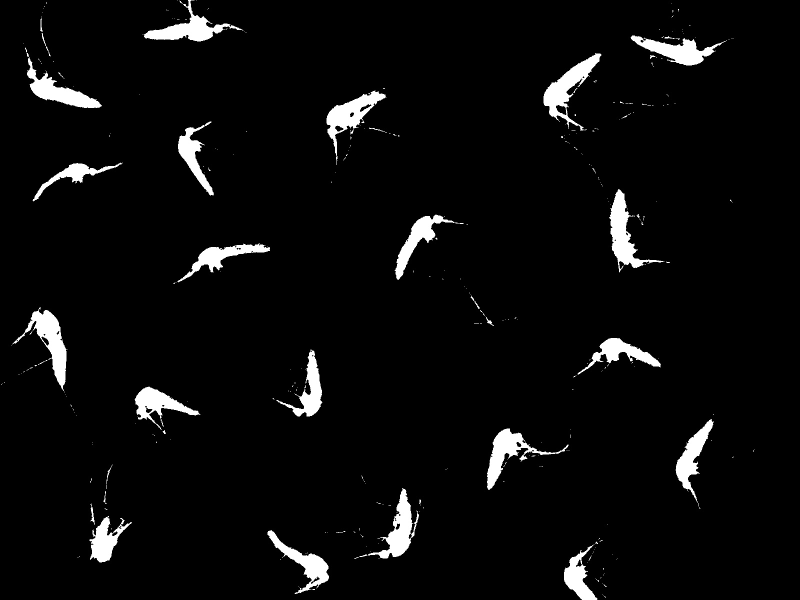
#> input picture mos2.jpg, 1600 x 1200 px (shown at 1/2 size)
$ python Mosquito_dbscan.py   (older library calls are emulated)
#> lines starting #> are read from the running program, lines starting #| are printed output that depends on the picture; after the words box and inside, x2 and y2 are one past the last pixel; in counts of white or black regions, pixels touching at a corner belong together
# -*- coding: utf-8 -*-
"""
===================================
Demo of DBSCAN clustering algorithm
===================================

Finds core samples of high density and expands clusters from them.

"""
print(__doc__)

import numpy as np

from sklearn.cluster import DBSCAN
from sklearn import metrics
from sklearn.datasets.samples_generator import make_blobs
from sklearn.preprocessing import StandardScaler
#from sklearn.datasets import load_sample_image
from sklearn.utils import Bunch
import os
import cv2
# [87 lines left out: functions load_sample_images, load_sample_image, not called in this run]

# #############################################################################
# Generate sample data
#centers = [[1, 1], [-1, -1], [1, -1]]
#X, labels_true = make_blobs(n_samples=750, centers=centers, cluster_std=0.4,
#                            random_state=0)
ROOT_Dir = os.getcwd()
img_Dir = os.path.join(ROOT_Dir, 'images', 'mosquito.jpg')
imgname1 = 'mosquito.jpg'
imgname2 = 'crop_mos.jpg'
imgname3 = 'mos2.jpg'
img = cv2.imread(imgname3)
#> img is the input picture: shape (1200, 1600, 3); min 0, max 255, mean 11.3
img_grey = cv2.cvtColor(img, cv2.COLOR_BGR2GRAY)
retval, im_at_fixed = cv2.threshold(img_grey, 150, 255, cv2.THRESH_BINARY)
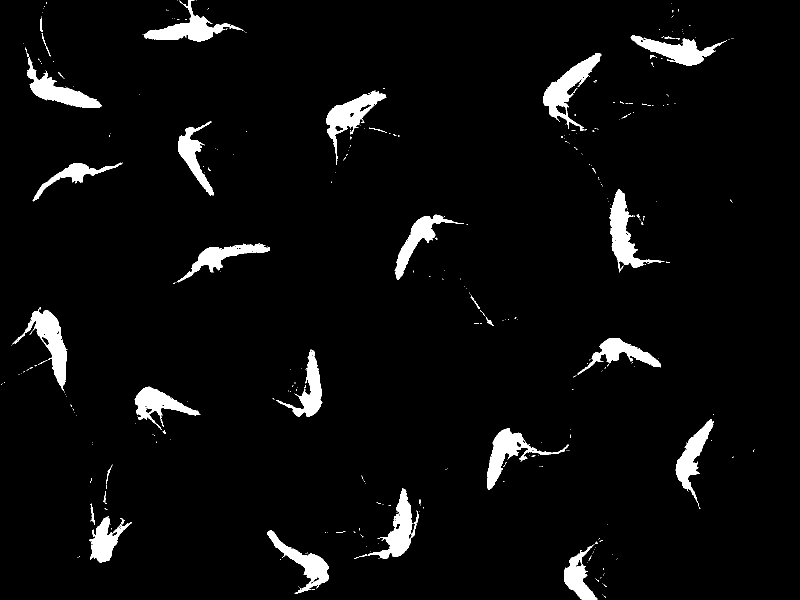
#> im_at_fixed: shape (1200, 1600) (shown at 1/2 size); 4.4% white; 335 white regions (297 under 20 px), largest, box (x1, y1, x2, y2) and area: (1087, 106, 1203, 261) 5294, (25, 614, 133, 783) 5272, (1218, 378, 1329, 545) 5198
#cv2.imshow('image', im_at_fixed)
#im_at_fixed = cv2.imread(imgname3)
points = list()
for i in range(0,im_at_fixed.shape[0]):
    for j in range(0, im_at_fixed.shape[1]):
        if im_at_fixed[i][j] == 0:
            points.append([i,j])
points = np.array(points)
X = points
# [12 lines of commented-out code are left out]
db = DBSCAN(eps=1, min_samples=11).fit(X)
core_samples_mask = np.zeros_like(db.labels_, dtype=bool)
core_samples_mask[db.core_sample_indices_] = True
labels = db.labels_

# Number of clusters in labels, ignoring noise if present.
n_clusters_ = len(set(labels)) - (1 if -1 in labels else 0)
#> n_clusters_ = 0
'''
print('Estimated number of clusters: %d' % n_clusters_)
print("Homogeneity: %0.3f" % metrics.homogeneity_score(labels_true, labels))
print("Completeness: %0.3f" % metrics.completeness_score(labels_true, labels))
print("V-measure: %0.3f" % metrics.v_measure_score(labels_true, labels))
print("Adjusted Rand Index: %0.3f"
      % metrics.adjusted_rand_score(labels_true, labels))
print("Adjusted Mutual Information: %0.3f"
      % metrics.adjusted_mutual_info_score(labels_true, labels))
print("Silhouette Coefficient: %0.3f"
      % metrics.silhouette_score(X, labels))
'''
# #############################################################################
# Plot result
import matplotlib.pyplot as plt

# Black removed and is used for noise instead.
unique_labels = set(labels)
colors = [plt.cm.Spectral(each)
          for each in np.linspace(0, 1, len(unique_labels))]
#> colors = [(0.62, 0.00392, 0.259, 1)]
for k, col in zip(unique_labels, colors):
    if k == -1:
        # Black used for noise.
        col = [0, 0, 0, 1]

    class_member_mask = (labels == k)

    xy = X[class_member_mask & core_samples_mask]
    plt.plot(xy[:, 0], xy[:, 1], '.', markerfacecolor=tuple(col),
             markeredgecolor='k', markersize=20)
    plt.plot(600,600,'.',markersize=20)
    xy = X[class_member_mask & ~core_samples_mask]
    plt.plot(xy[:, 0], xy[:, 1], '.', markerfacecolor=tuple(col),
             markeredgecolor='k', markersize=3)

plt.title('Estimated number of clusters: %d' % n_clusters_)
plt.show()
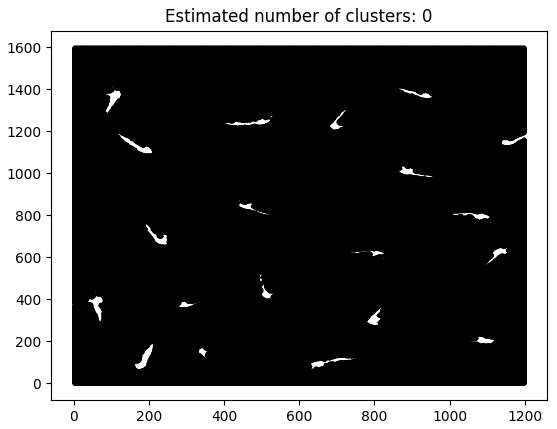
#> figure drawn by matplotlib, 1 panel
